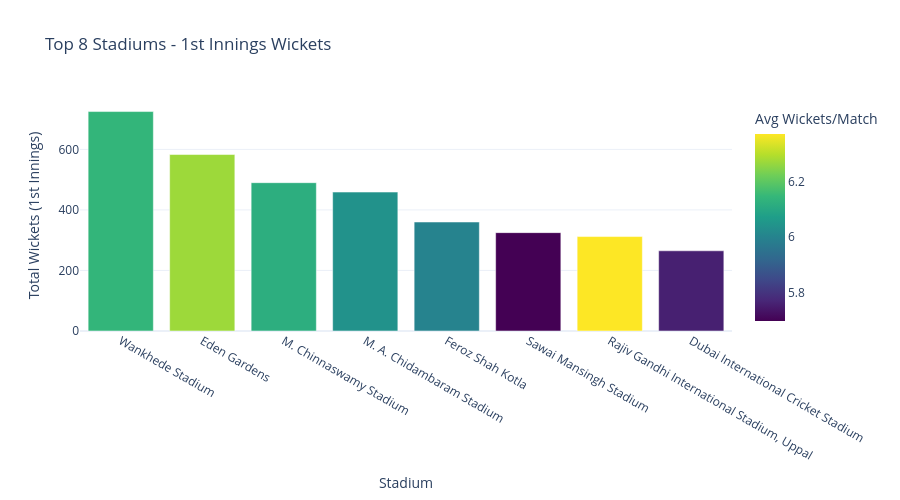

Notebook code cell kept with this figure:
### Code cell
fig = px.bar(
    wickets_1st_innings.head(8), 
    x='Stadium', 
    y='Total_Wickets_1st',
    title='Top 8 Stadiums - 1st Innings Wickets',
    labels={
        'Total_Wickets_1st': 'Total Wickets (1st Innings)',
        'Avg_Wickets_1st': 'Avg Wickets/Match'
    },
    color='Avg_Wickets_1st',
    color_continuous_scale='Viridis'
)

fig.update_layout(height=500, template='plotly_white')

fig.show()

### Figure 1 — Plotly figure (JSON) as saved in the notebook; plotly's stock layout.template omitted (floating-point values rounded to 4 significant figures)
{"data": [{"hovertemplate": "Stadium=%{x}<br>Total Wickets (1st Innings)=%{y}<br>Avg Wickets/Match=%{marker.color}<extra></extra>", "legendgroup": "", "marker": {"color": [6.14, 6.27, 6.12, 6.04, 6.0, 5.7, 6.37, 5.76], "coloraxis": "coloraxis", "pattern": {"shape": ""}}, "name": "", "orientation": "v", "showlegend": false, "textposition": "auto", "type": "bar", "x": ["Wankhede Stadium", "Eden Gardens", "M. Chinnaswamy Stadium", "M. A. Chidambaram Stadium", "Feroz Shah Kotla", "Sawai Mansingh Stadium", "Rajiv Gandhi International Stadium, Uppal", "Dubai International Cricket Stadium"], "xaxis": "x", "y": [725, 583, 490, 459, 360, 325, 312, 265], "yaxis": "y"}], "layout": {"barmode": "relative", "coloraxis": {"colorbar": {"title": {"text": "Avg Wickets/Match"}}, "colorscale": [[0, "#440154"], [0.1111, "#482878"], [0.2222, "#3e4989"], [0.3333, "#31688e"], [0.4444, "#26828e"], [0.5556, "#1f9e89"], [0.6667, "#35b779"], [0.7778, "#6ece58"], [0.8889, "#b5de2b"], [1, "#fde725"]]}, "height": 500, "legend": {"tracegroupgap": 0}, "title": {"text": "Top 8 Stadiums - 1st Innings Wickets"}, "xaxis": {"anchor": "y", "domain": [0, 1], "title": {"text": "Stadium"}}, "yaxis": {"anchor": "x", "domain": [0, 1], "title": {"text": "Total Wickets (1st Innings)"}}}}
